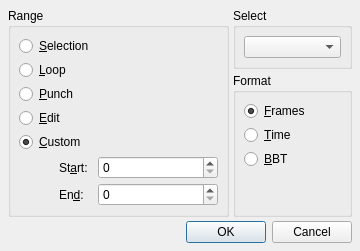
<?xml version="1.0" encoding="UTF-8"?>
<ui version="4.0">
 <author>rncbc aka Rui Nuno Capela</author>
 <comment>qtractor - An Audio/MIDI multi-track sequencer.

   Copyright (C) 2005-2011, rncbc aka Rui Nuno Capela. All rights reserved.

   This program is free software; you can redistribute it and/or
   modify it under the terms of the GNU General Public License
   as published by the Free Software Foundation; either version 2
   of the License, or (at your option) any later version.

   This program is distributed in the hope that it will be useful,
   but WITHOUT ANY WARRANTY; without even the implied warranty of
   MERCHANTABILITY or FITNESS FOR A PARTICULAR PURPOSE.  See the
   GNU General Public License for more details.

   You should have received a copy of the GNU General Public License along
   with this program; if not, write to the Free Software Foundation, Inc.,
   51 Franklin Street, Fifth Floor, Boston, MA 02110-1301 USA.

 </comment>
 <class>qtractorTakeRangeForm</class>
 <widget class="QDialog" name="qtractorTakeRangeForm">
  <property name="geometry">
   <rect>
    <x>0</x>
    <y>0</y>
    <width>360</width>
    <height>240</height>
   </rect>
  </property>
  <property name="focusPolicy">
   <enum>Qt::StrongFocus</enum>
  </property>
  <property name="windowTitle">
   <string>Take - Qtractor</string>
  </property>
  <property name="windowIcon">
   <iconset resource="qtractor.qrc">
    <normaloff>:/images/qtractor.png</normaloff>:/images/qtractor.png</iconset>
  </property>
  <layout class="QGridLayout">
   <property name="margin">
    <number>8</number>
   </property>
   <property name="spacing">
    <number>4</number>
   </property>
   <item row="0" column="0" rowspan="2">
	<widget class="QGroupBox" name="RangeGroupBox">
     <property name="title">
      <string>Range</string>
     </property>
     <layout class="QGridLayout">
	  <item row="0" column="0" colspan="2">
	   <widget class="QRadioButton" name="SelectionRangeRadioButton">
		<property name="toolTip">
		 <string>Selection range</string>
		</property>
		<property name="text">
		 <string>&amp;Selection</string>
		</property>
		<property name="checked">
		 <bool>false</bool>
		</property>
	   </widget>
	  </item>
	  <item row="1" column="0" colspan="2">
       <widget class="QRadioButton" name="LoopRangeRadioButton">
        <property name="toolTip">
         <string>Loop range</string>
        </property>
        <property name="text">
         <string>&amp;Loop</string>
        </property>
        <property name="checked">
         <bool>false</bool>
        </property>
       </widget>
      </item>
	  <item row="2" column="0" colspan="3">
       <widget class="QRadioButton" name="PunchRangeRadioButton">
        <property name="toolTip">
         <string>Punch range</string>
        </property>
        <property name="text">
         <string>&amp;Punch</string>
        </property>
        <property name="checked">
         <bool>false</bool>
        </property>
       </widget>
      </item>
	  <item row="3" column="0" colspan="2">
       <widget class="QRadioButton" name="EditRangeRadioButton">
        <property name="toolTip">
         <string>Edit range</string>
        </property>
        <property name="text">
         <string>&amp;Edit</string>
        </property>
        <property name="checked">
         <bool>false</bool>
        </property>
       </widget>
      </item>
	  <item row="4" column="0" colspan="3">
       <widget class="QRadioButton" name="CustomRangeRadioButton">
        <property name="toolTip">
         <string>Custom range</string>
        </property>
        <property name="text">
         <string>&amp;Custom</string>
        </property>
        <property name="checked">
         <bool>true</bool>
        </property>
       </widget>
      </item>
	  <item row="5" column="0" rowspan="2">
       <spacer>
        <property name="orientation">
         <enum>Qt::Horizontal</enum>
        </property>
        <property name="sizeType">
         <enum>QSizePolicy::Fixed</enum>
        </property>
        <property name="sizeHint" stdset="0">
         <size>
          <width>16</width>
          <height>16</height>
         </size>
        </property>
       </spacer>
      </item>
	  <item row="5" column="1">
       <widget class="QLabel" name="TakeStartTextLLabel">
        <property name="text">
         <string>St&amp;art:</string>
        </property>
        <property name="buddy">
         <cstring>TakeStartSpinBox</cstring>
        </property>
       </widget>
      </item>
	  <item row="5" column="2">
       <widget class="qtractorTimeSpinBox" name="TakeStartSpinBox">
        <property name="minimumSize">
         <size>
          <width>120</width>
          <height>0</height>
         </size>
        </property>
        <property name="toolTip">
         <string>Clip start</string>
        </property>
       </widget>
      </item>
	  <item row="6" column="1">
       <widget class="QLabel" name="TakeEndTextLLabel">
        <property name="text">
         <string>En&amp;d:</string>
        </property>
        <property name="buddy">
         <cstring>TakeEndSpinBox</cstring>
        </property>
       </widget>
      </item>
	  <item row="6" column="2">
       <widget class="qtractorTimeSpinBox" name="TakeEndSpinBox">
        <property name="minimumSize">
         <size>
          <width>120</width>
          <height>0</height>
         </size>
        </property>
        <property name="toolTip">
         <string>Clip offset</string>
        </property>
       </widget>
      </item>
     </layout>
    </widget>
   </item>
   <item row="0" column="1">
	<widget class="QGroupBox" name="SelectGroupBox">
	 <property name="title">
	  <string>Select</string>
	 </property>
	 <layout class="QVBoxLayout">
	  <item>
	   <widget class="QComboBox" name="CurrentTakeComboBox">
		<property name="toolTip">
		 <string>Current take</string>
		</property>
	   </widget>
	  </item>
	 </layout>
	</widget>
   </item>
   <item row="1" column="1">
    <widget class="QGroupBox" name="FormatGroupBox">
     <property name="title">
      <string>Format</string>
     </property>
	 <layout class="QVBoxLayout">
      <item>
       <widget class="QRadioButton" name="FramesRadioButton">
        <property name="toolTip">
         <string>Frames</string>
        </property>
        <property name="text">
         <string>&amp;Frames</string>
        </property>
        <property name="checked">
         <bool>true</bool>
        </property>
       </widget>
      </item>
	  <item>
       <widget class="QRadioButton" name="TimeRadioButton">
        <property name="toolTip">
         <string>Time (hh:mm:ss.zzz)</string>
        </property>
        <property name="text">
         <string>&amp;Time</string>
        </property>
       </widget>
      </item>
      <item>
       <widget class="QRadioButton" name="BbtRadioButton">
        <property name="toolTip">
         <string>BBT (bars.beats.ticks)</string>
        </property>
        <property name="text">
         <string>&amp;BBT</string>
        </property>
       </widget>
      </item>
      <item>
       <spacer>
        <property name="orientation">
         <enum>Qt::Vertical</enum>
        </property>
        <property name="sizeHint" stdset="0">
         <size>
          <width>16</width>
          <height>16</height>
         </size>
        </property>
       </spacer>
      </item>
     </layout>
    </widget>
   </item>
   <item row="2" column="0" colspan="2">
    <widget class="QDialogButtonBox" name="DialogButtonBox">
     <property name="orientation">
      <enum>Qt::Horizontal</enum>
     </property>
     <property name="standardButtons">
      <set>QDialogButtonBox::Cancel|QDialogButtonBox::Ok</set>
     </property>
    </widget>
   </item>
  </layout>
 </widget>
 <layoutdefault spacing="4" margin="8"/>
 <customwidgets>
  <customwidget>
   <class>qtractorTimeSpinBox</class>
   <extends>QSpinBox</extends>
   <header>qtractorSpinBox.h</header>
  </customwidget>
 </customwidgets>
 <tabstops>
  <tabstop>SelectionRangeRadioButton</tabstop>
  <tabstop>LoopRangeRadioButton</tabstop>
  <tabstop>PunchRangeRadioButton</tabstop>
  <tabstop>EditRangeRadioButton</tabstop>
  <tabstop>CustomRangeRadioButton</tabstop>
  <tabstop>TakeStartSpinBox</tabstop>
  <tabstop>TakeEndSpinBox</tabstop>
  <tabstop>CurrentTakeComboBox</tabstop>
  <tabstop>FramesRadioButton</tabstop>
  <tabstop>TimeRadioButton</tabstop>
  <tabstop>BbtRadioButton</tabstop>
  <tabstop>DialogButtonBox</tabstop>
 </tabstops>
 <resources>
  <include location="qtractor.qrc"/>
 </resources>
 <connections/>
</ui>
